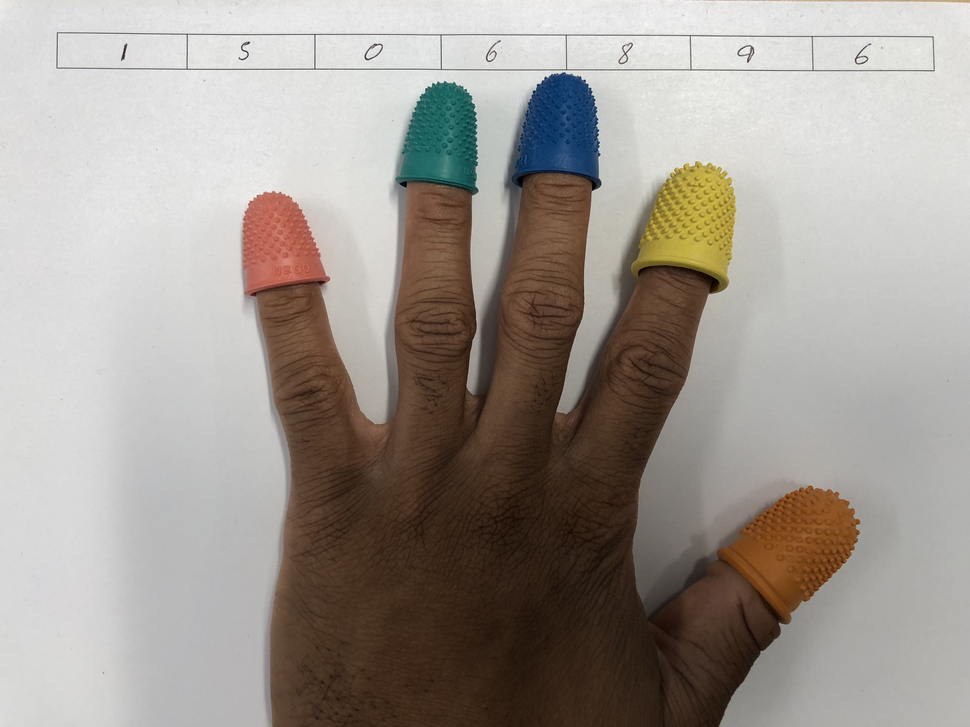
%> input picture images/flat.png, 970 x 727 px, shrunk from 4032 x 3024 before the run
$ octave B2_morphological_operators_testing.m   (GNU Octave 9; MATLAB toolbox functions it lacks are replaced by stand-ins)
%> lines starting %> are read from the running program, lines starting %| are printed output that depends on the picture; in (x1, y1, x2, y2) boxes, pixels count from 0 and x2, y2 are one past the last pixel; in counts of white or black regions, pixels touching at a corner belong together; the program's own positions count from 1
clear all;
close all;
clc;

%B2

hand = imread('flat.png');
%> hand is the input picture: size 727x970x3 uint8; mean R, G, B 160.5, 153.4, 146.5

% hand = uigetfile();
% hand = imread(hand);

red = hand(:, :, 1);
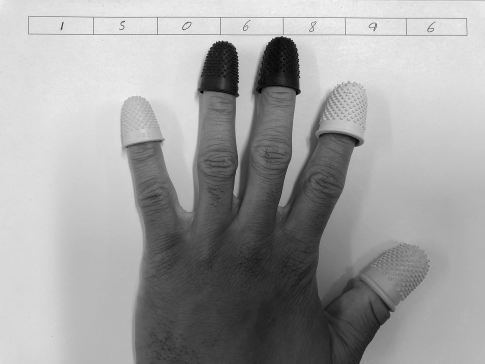
%> red: size 727x970 uint8 (shown at 1/2 size); min 0, max 255, mean 160.5
green = hand(:, :, 2);
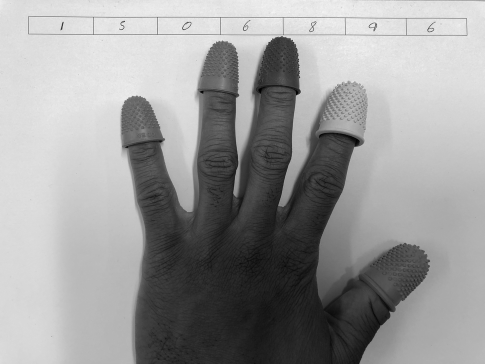
%> green: size 727x970 uint8 (shown at 1/2 size); min 0, max 255, mean 153.4
blue = hand(:, :, 3);
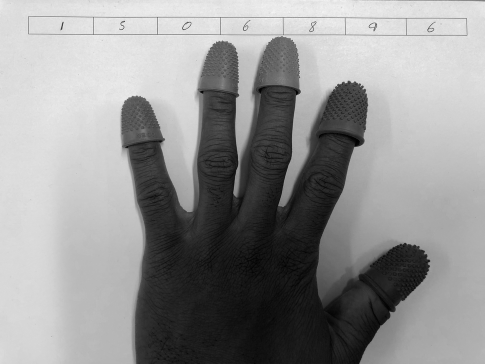
%> blue: size 727x970 uint8 (shown at 1/2 size); min 0, max 255, mean 146.5

greenTipBinary = red < 78 & green > 90 & blue < 111 & blue > 54;
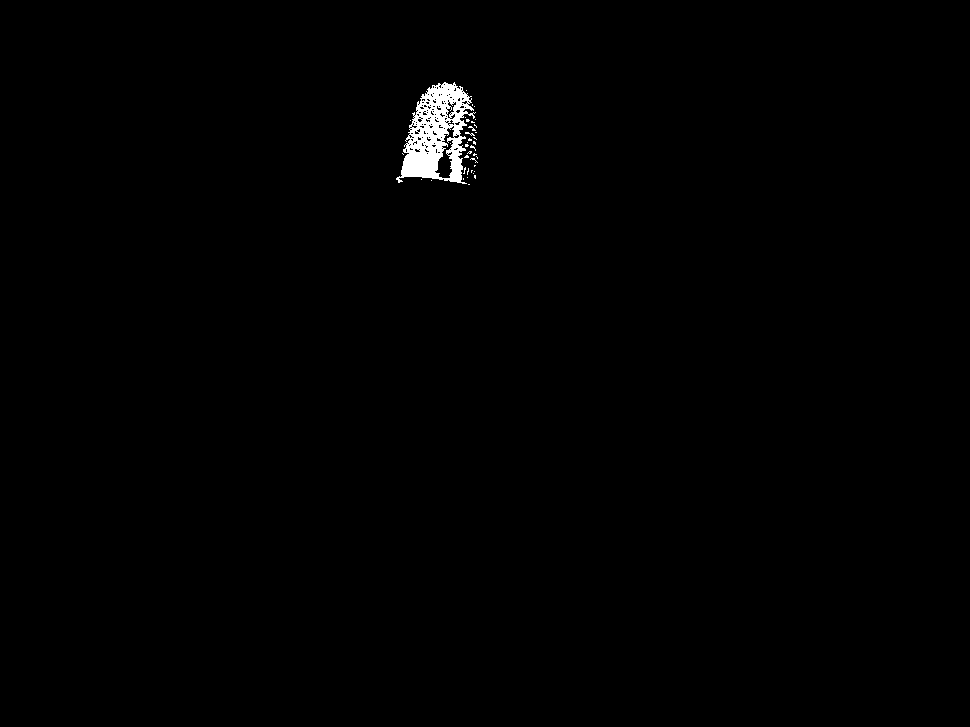
%> greenTipBinary: size 727x970 logical; 0.61% white; 38 white regions (37 under 20 px), largest, box (x1, y1, x2, y2) and area: (396, 82, 476, 184) 4126
greenTipIsolated = hand;
greenTipIsolated(repmat(~greenTipBinary,[1 1 3])) = 0;

%structuring element
%se = strel('disk',2 , 0);
%se = strel('disk',10 , 0);
se = strel('line',90 , 20);
%se = strel('diamond',1);
%se = strel('square',50);

greenTipBinaryDilated = imdilate(greenTipBinary, se);
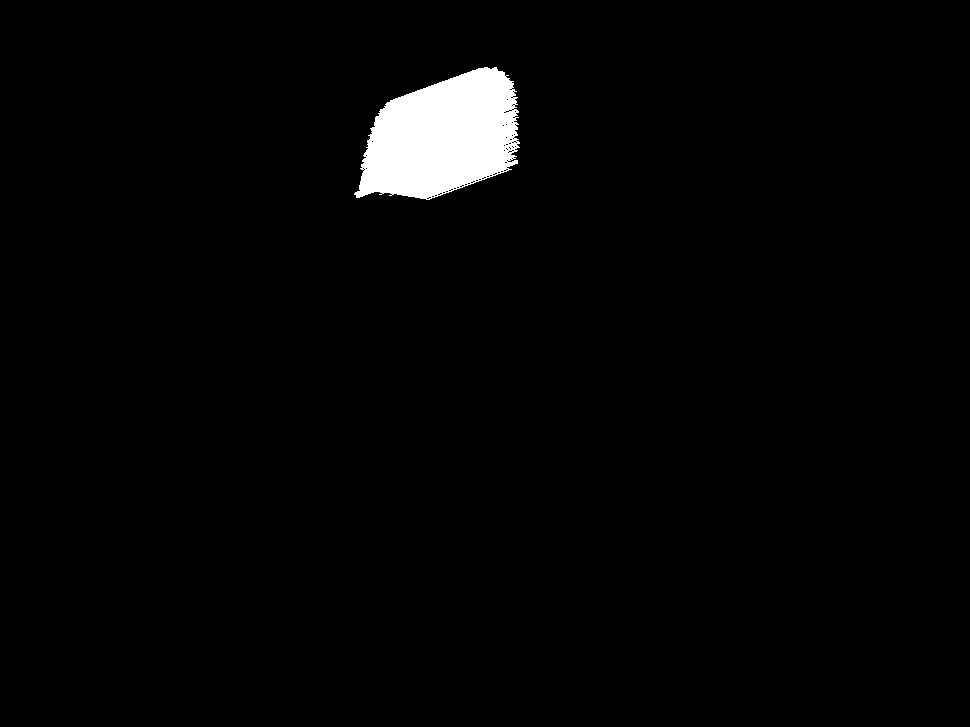
%> greenTipBinaryDilated: size 727x970 logical; 2.2% white; 1 white region, box (x1, y1, x2, y2) and area: (354, 67, 520, 200) 15411
greenTipBinaryClose = imclose(greenTipBinary, se);
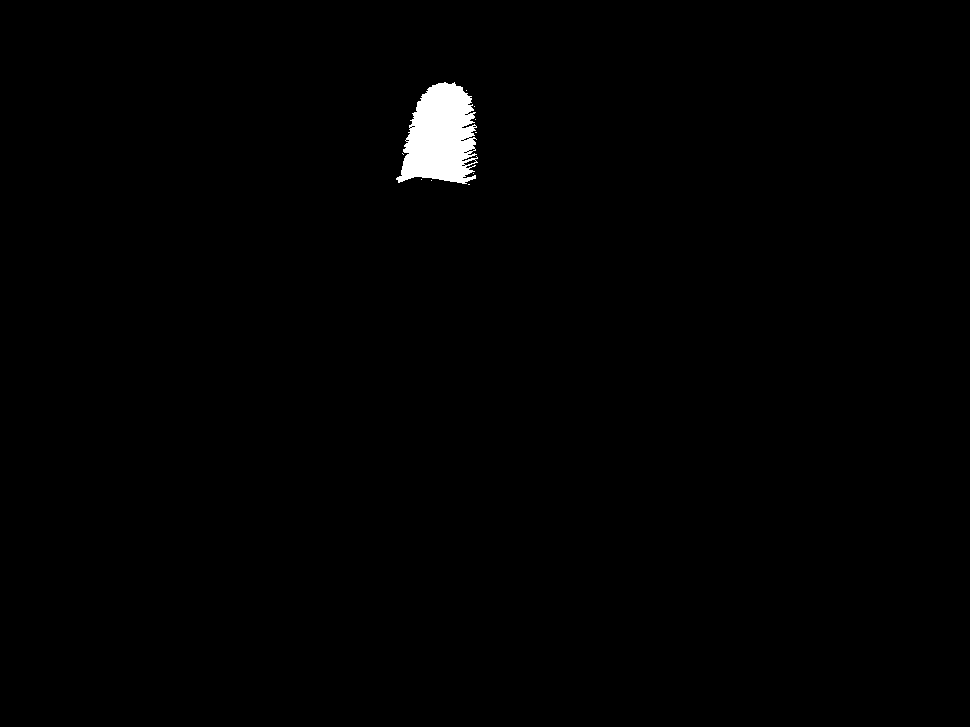
%> greenTipBinaryClose: size 727x970 logical; 0.82% white; 10 white regions (9 under 20 px), largest, box (x1, y1, x2, y2) and area: (396, 82, 478, 184) 5797

figure;
subplot(3,2,1);
imshow(greenTipBinary);colormap gray;axis image;title('Green tip binary');
subplot(3,2,2);
imshow(greenTipBinaryDilated);colormap gray;axis image;title('Green tip binary Dilation Morphology');
subplot(3,2,3);
imshow(greenTipBinaryClose);colormap gray;axis image;title('Green tip binary Closing Morphology');
